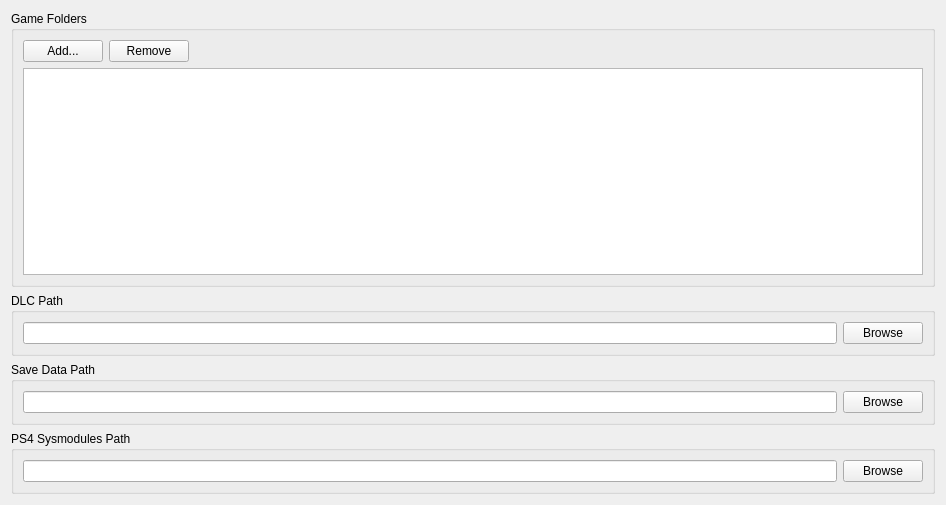
      <widget class="QWidget" name="pathsTabContents">
       <property name="geometry">
        <rect>
         <x>0</x>
         <y>0</y>
         <width>946</width>
         <height>505</height>
        </rect>
       </property>
       <layout class="QVBoxLayout" name="pathsTabLayout">
        <item>
         <widget class="QGroupBox" name="gameFoldersGroupBox">
          <property name="title">
           <string>Game Folders</string>
          </property>
          <layout class="QVBoxLayout" name="verticalLayout">
           <item>
            <layout class="QHBoxLayout" name="horizontalLayout_3">
             <item>
              <widget class="QPushButton" name="addFolderButton">
               <property name="text">
                <string>Add...</string>
               </property>
              </widget>
             </item>
             <item>
              <widget class="QPushButton" name="removeFolderButton">
               <property name="text">
                <string>Remove</string>
               </property>
              </widget>
             </item>
             <item>
              <spacer name="horizontalSpacer">
               <property name="orientation">
                <enum>Qt::Orientation::Horizontal</enum>
               </property>
               <property name="sizeHint" stdset="0">
                <size>
                 <width>40</width>
                 <height>20</height>
                </size>
               </property>
              </spacer>
             </item>
            </layout>
           </item>
           <item>
            <widget class="QListWidget" name="gameFoldersListWidget"/>
           </item>
          </layout>
         </widget>
        </item>
        <item>
         <widget class="QGroupBox" name="dlcFolderGroupBox_2">
          <property name="title">
           <string>DLC Path</string>
          </property>
          <layout class="QVBoxLayout" name="dlcFolderGroupBox">
           <item>
            <layout class="QHBoxLayout" name="horizontalLayout_17">
             <item>
              <widget class="QLineEdit" name="currentDLCFolder">
               <property name="readOnly">
                <bool>true</bool>
               </property>
              </widget>
             </item>
             <item>
              <widget class="QPushButton" name="folderButton">
               <property name="text">
                <string>Browse</string>
               </property>
              </widget>
             </item>
            </layout>
           </item>
          </layout>
         </widget>
        </item>
        <item>
         <widget class="QGroupBox" name="saveDataGroupBox">
          <property name="title">
           <string>Save Data Path</string>
          </property>
          <layout class="QVBoxLayout" name="saveDataLayout">
           <item>
            <layout class="QHBoxLayout" name="horizontalLayout_4">
             <item>
              <widget class="QLineEdit" name="currentSaveDataPath">
               <property name="readOnly">
                <bool>true</bool>
               </property>
              </widget>
             </item>
             <item>
              <widget class="QPushButton" name="browseButton">
               <property name="text">
                <string>Browse</string>
               </property>
              </widget>
             </item>
            </layout>
           </item>
          </layout>
         </widget>
        </item>
        <item>
         <widget class="QGroupBox" name="sysmodulesGroupBox">
          <property name="title">
           <string>PS4 Sysmodules Path</string>
          </property>
          <layout class="QVBoxLayout" name="dlcFolderGroupBox_4">
           <item>
            <layout class="QHBoxLayout" name="horizontalLayout_18">
             <item>
              <widget class="QLineEdit" name="sysmodulesPath">
               <property name="readOnly">
                <bool>true</bool>
               </property>
              </widget>
             </item>
             <item>
              <widget class="QPushButton" name="browse_sysmodules">
               <property name="text">
                <string>Browse</string>
               </property>
              </widget>
             </item>
            </layout>
           </item>
          </layout>
         </widget>
        </item>
       </layout>
      </widget>
